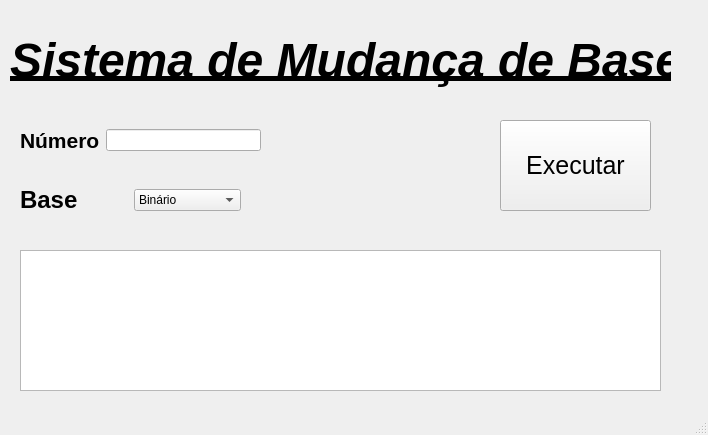
<?xml version="1.0" encoding="UTF-8"?>
<ui version="4.0">
 <class>MainWindow</class>
 <widget class="QMainWindow" name="MainWindow">
  <property name="geometry">
   <rect>
    <x>0</x>
    <y>0</y>
    <width>708</width>
    <height>435</height>
   </rect>
  </property>
  <property name="windowTitle">
   <string>MainWindow</string>
  </property>
  <widget class="QWidget" name="centralwidget">
   <widget class="QLabel" name="label">
    <property name="geometry">
     <rect>
      <x>10</x>
      <y>10</y>
      <width>661</width>
      <height>101</height>
     </rect>
    </property>
    <property name="text">
     <string>&lt;html&gt;&lt;head/&gt;&lt;body&gt;&lt;p align=&quot;center&quot;&gt;&lt;span style=&quot; font-size:36pt; font-weight:700; font-style:italic; text-decoration: underline;&quot;&gt;Sistema de Mudança de Base&lt;/span&gt;&lt;/p&gt;&lt;/body&gt;&lt;/html&gt;</string>
    </property>
   </widget>
   <widget class="QTextEdit" name="textEditChamadadeSaida">
    <property name="geometry">
     <rect>
      <x>20</x>
      <y>250</y>
      <width>641</width>
      <height>141</height>
     </rect>
    </property>
   </widget>
   <widget class="QPushButton" name="pushButtonExecutar">
    <property name="geometry">
     <rect>
      <x>500</x>
      <y>120</y>
      <width>151</width>
      <height>91</height>
     </rect>
    </property>
    <property name="font">
     <font>
      <pointsize>19</pointsize>
     </font>
    </property>
    <property name="text">
     <string>Executar</string>
    </property>
   </widget>
   <widget class="QWidget" name="">
    <property name="geometry">
     <rect>
      <x>20</x>
      <y>120</y>
      <width>241</width>
      <height>41</height>
     </rect>
    </property>
    <layout class="QHBoxLayout" name="horizontalLayout">
     <item>
      <widget class="QLabel" name="label_2">
       <property name="text">
        <string>&lt;html&gt;&lt;head/&gt;&lt;body&gt;&lt;p&gt;&lt;span style=&quot; font-size:16pt; font-weight:700;&quot;&gt;Número&lt;/span&gt;&lt;/p&gt;&lt;/body&gt;&lt;/html&gt;</string>
       </property>
      </widget>
     </item>
     <item>
      <widget class="QLineEdit" name="lineEditnumero"/>
     </item>
    </layout>
   </widget>
   <widget class="QWidget" name="">
    <property name="geometry">
     <rect>
      <x>20</x>
      <y>180</y>
      <width>221</width>
      <height>41</height>
     </rect>
    </property>
    <layout class="QHBoxLayout" name="horizontalLayout_2">
     <item>
      <widget class="QLabel" name="label_3">
       <property name="text">
        <string>&lt;html&gt;&lt;head/&gt;&lt;body&gt;&lt;p&gt;&lt;span style=&quot; font-size:18pt; font-weight:700;&quot;&gt;Base &lt;/span&gt;&lt;/p&gt;&lt;/body&gt;&lt;/html&gt;</string>
       </property>
      </widget>
     </item>
     <item>
      <widget class="QComboBox" name="comboBoxTipo">
       <item>
        <property name="text">
         <string>Binário</string>
        </property>
       </item>
       <item>
        <property name="text">
         <string>octal</string>
        </property>
       </item>
       <item>
        <property name="text">
         <string>Hexadecimal</string>
        </property>
       </item>
      </widget>
     </item>
    </layout>
   </widget>
  </widget>
  <widget class="QMenuBar" name="menubar">
   <property name="geometry">
    <rect>
     <x>0</x>
     <y>0</y>
     <width>708</width>
     <height>21</height>
    </rect>
   </property>
  </widget>
  <widget class="QStatusBar" name="statusbar"/>
 </widget>
 <resources/>
 <connections/>
</ui>
